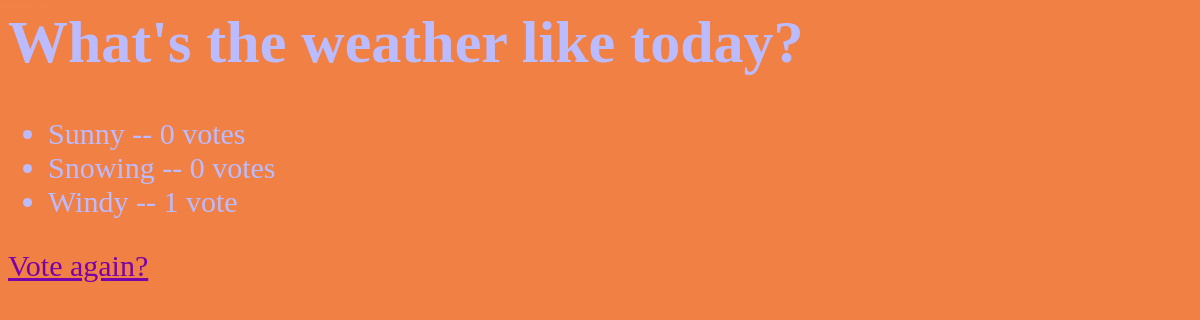
The app's page /polls/2/results/ with its own data.
### polls/models.py (models this page shows, shortened)
class Question(models.Model):
    question_text = models.CharField(max_length=200)
    pub_date = models.DateTimeField('date published')

class Choice(models.Model):
    question = models.ForeignKey(Question, on_delete=models.CASCADE)
    choice_text = models.CharField(max_length=200)
    votes = models.IntegerField(default=0)

### polls/views.py (the view)
# urls.py: path('<int:pk>/results/', views.ResultsView.as_view(), name='results'),
class ResultsView(generic.DetailView):
    model = Question
    template_name = 'polls/results.html'
    def get_queryset(self):
        return Question.objects.filter(pub_date__lte=timezone.now())

### polls/templates/polls/results.html
{% load static %}
<link rel="stylesheet" type="text/css" href="{% static 'polls/style.css' %}">
<h1 class="all-text">{{ question.question_text }}</h1>
<ul>
{% for choice in question.choice_set.all %}
    <li class="all-text">{{ choice.choice_text }} -- {{ choice.votes }} vote{{ choice.votes|pluralize }}</li>
{% endfor %}
</ul>
<a id="vote-button" href="{% url 'polls:detail' question.id %}">Vote again?</a>

### polls/static/polls/style.css (style rules this page uses)
h1 { color: white; }
.all-text { color: #bbbbff; }
#vote-button { color: #7a00aa; }

### records on screen
Question: question_text "What's the weather like today?"
Choice: choice_text "Sunny", votes "0"
Choice: choice_text "Snowing", votes "0"
Choice: choice_text "Windy", votes "1"
